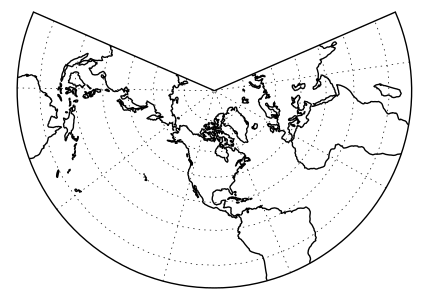

Generate this figure with Python:
import matplotlib.pyplot as plt
import cartopy.crs as ccrs

plt.figure(figsize=(4.28969332204859, 3))
ax = plt.axes(projection=ccrs.LambertConformal())
ax.coastlines(resolution='110m')
ax.gridlines()
